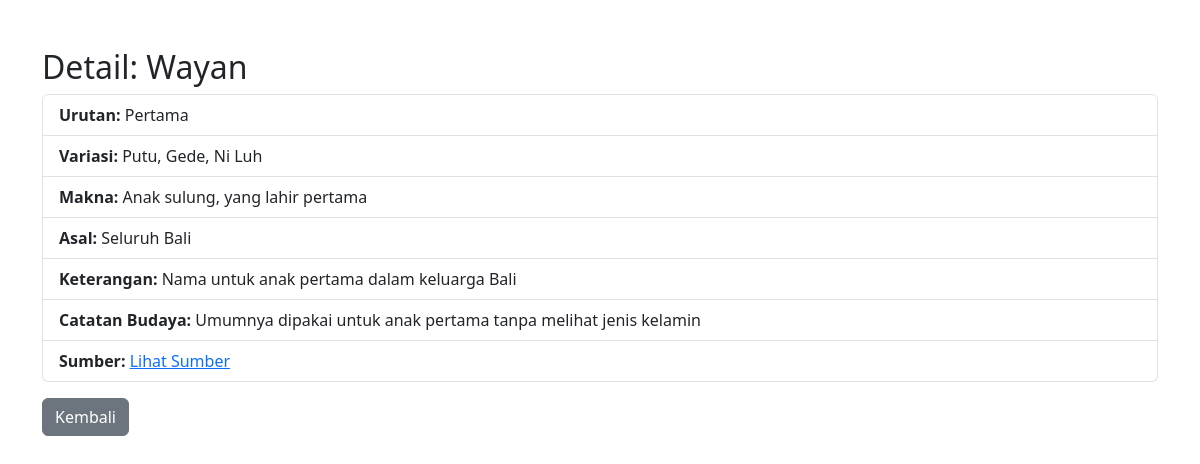
Screenshot of /detail.php?id=1 with the database file from the repository.
### tables this page shows
CREATE TABLE `nama_tradisional_bali` (
  `id_nama` int(11) NOT NULL,
  `nama_utama` varchar(20) DEFAULT NULL,
  `urutan_lahir` varchar(20) DEFAULT NULL,
  `variasi_nama` text DEFAULT NULL,
  `makna` text DEFAULT NULL,
  `asal_umum` varchar(100) DEFAULT NULL,
  `keterangan` text DEFAULT NULL,
  `catatan_kultural` text DEFAULT NULL,
  `sumber_link` text DEFAULT NULL
);

### detail.php (the view, shortened to what this page needs)
<?php
include 'config.php';
$id = $_GET['id'];
$query = mysqli_query($conn, "SELECT * FROM nama_tradisional_bali WHERE id_nama=$id");
$data = mysqli_fetch_assoc($query);
?>
<!DOCTYPE html>
<html>
<head>
  <link href="https://cdn.jsdelivr.net/npm/bootstrap@5.3.0/dist/css/bootstrap.min.css" rel="stylesheet">
</head>
<body>
<div class="container mt-5">
  <h2>Detail: <?= $data['nama_utama'] ?></h2>
  <ul class="list-group">
    <li class="list-group-item"><strong>Urutan:</strong> <?= $data['urutan_lahir'] ?></li>
    <li class="list-group-item"><strong>Variasi:</strong> <?= $data['variasi_nama'] ?></li>
    <li class="list-group-item"><strong>Makna:</strong> <?= $data['makna'] ?></li>
    <li class="list-group-item"><strong>Asal:</strong> <?= $data['asal_umum'] ?></li>
    <li class="list-group-item"><strong>Keterangan:</strong> <?= $data['keterangan'] ?></li>
    <li class="list-group-item"><strong>Catatan Budaya:</strong> <?= $data['catatan_kultural'] ?></li>
    <li class="list-group-item"><strong>Sumber:</strong> <a href="<?= $data['sumber_link'] ?>" target="_blank">Lihat Sumber</a></li>
  </ul>
  <a href="index.php" class="btn btn-secondary mt-3">Kembali</a>
</div>
</body>
</html>

### rows the page displays
nama_tradisional_bali: nama_utama "Wayan", urutan_lahir "Pertama", variasi_nama "Putu, Gede, Ni Luh", makna "Anak sulung, yang lahir pertama", asal_umum "Seluruh Bali", keterangan "Nama untuk anak pertama dalam keluarga Bali", catatan_kultural "Umumnya dipakai untuk anak pertama tanpa melihat jenis kelamin"
